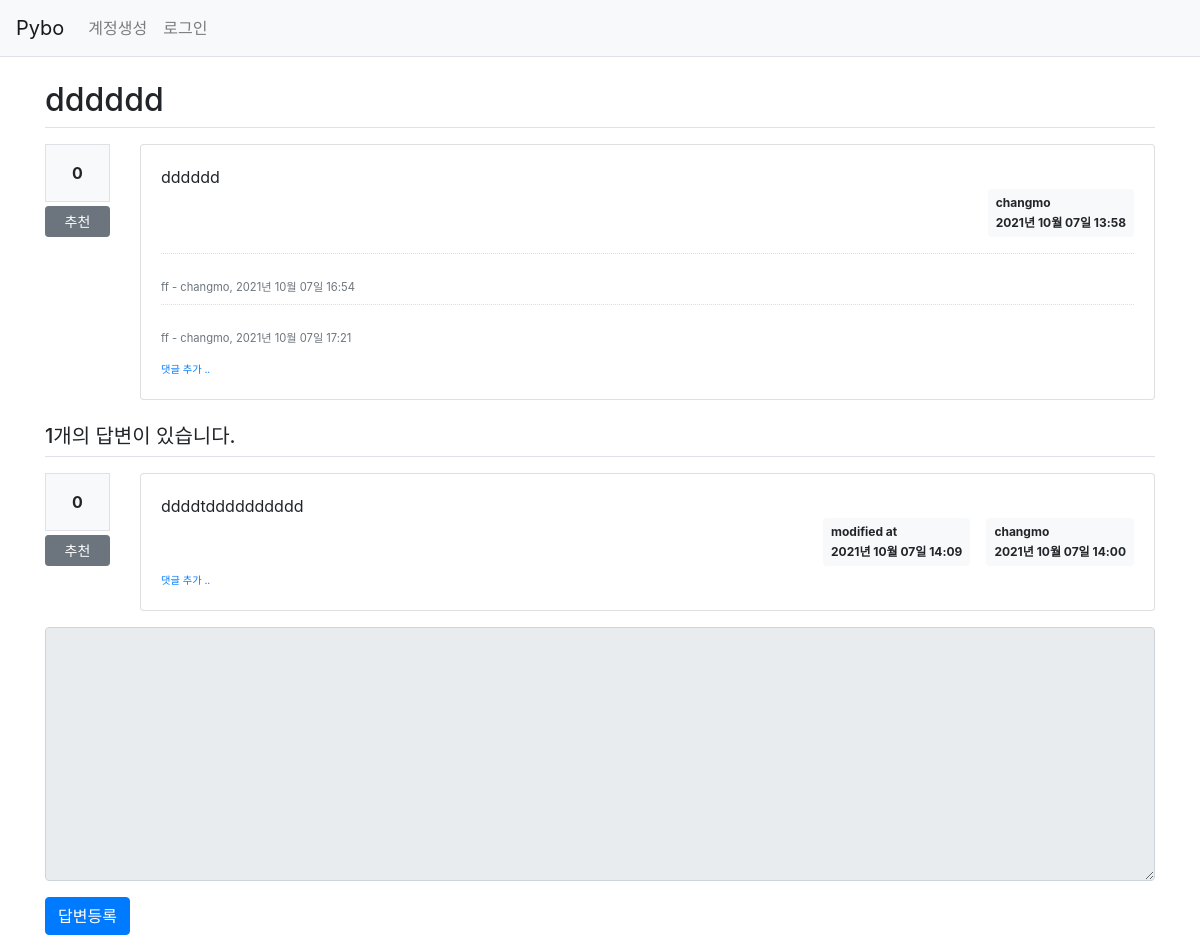
Screenshot of /question/detail/2/ with the database file from the repository.
### pybo/models.py (models this page shows)
class Question(db.Model):
    id = db.Column(db.Integer, primary_key=True)
    subject = db.Column(db.String(200), nullable=False)
    content = db.Column(db.Text(), nullable=False)
    create_date = db.Column(db.DateTime(), nullable=False)
    user_id = db.Column(
        db.Integer, db.ForeignKey("user.id", ondelete="CASCADE"), nullable=False
    )
    user = db.relationship("User", backref=db.backref("question_set"))
    modify_date = db.Column(db.DateTime(), nullable=True)
    voter = db.relationship(
        "User", secondary=question_voter, backref=db.backref("question_voter_set")
    )

class User(db.Model):
    id = db.Column(db.Integer, primary_key=True)
    username = db.Column(db.String(150), unique=True, nullable=False)
    password = db.Column(db.String(200), nullable=False)
    email = db.Column(db.String(120), unique=True, nullable=False)

class Comment(db.Model):
    id = db.Column(db.Integer, primary_key=True)
    user_id = db.Column(
        db.Integer, db.ForeignKey("user.id", ondelete="CASCADE"), nullable=False
    )
    user = db.relationship("User", backref=db.backref("comment_set"))
    content = db.Column(db.Text(), nullable=False)
    create_date = db.Column(db.DateTime(), nullable=False)
    modify_date = db.Column(db.DateTime())
    question_id = db.Column(
        db.Integer, db.ForeignKey("question.id", ondelete="CASCADE"), nullable=True
    )
    question = db.relationship("Question", backref=db.backref("comment_set"))
    answer_id = db.Column(
        db.Integer, db.ForeignKey("answer.id", ondelete="CASCADE"), nullable=True
    )
    answer = db.relationship("Answer", backref=db.backref("comment_set"))

class Answer(db.Model):
    id = db.Column(db.Integer, primary_key=True)
    question_id = db.Column(
        db.Integer, db.ForeignKey("question.id", ondelete="CASCADE")
    )
    question = db.relationship("Question", backref=db.backref("answer_set"))
    content = db.Column(db.Text(), nullable=False)
    create_date = db.Column(db.DateTime(), nullable=False)
    user_id = db.Column(
        db.Integer, db.ForeignKey("user.id", ondelete="CASCADE"), nullable=False
    )
    user = db.relationship("User", backref=db.backref("answer_set"))
    modify_date = db.Column(db.DateTime(), nullable=True)
    voter = db.relationship(
        "User", secondary=answer_voter, backref=db.backref("answer_voter_set")
    )

### pybo/views/question_views.py (the view)
@bp.route("/detail/<int:question_id>/")
def detail(question_id):
	form = AnswerForm()
	question = Question.query.get_or_404(question_id)
	return render_template('question/question_detail.html', question=question, form=form)

### pybo/forms.py
class AnswerForm(FlaskForm):
    content = TextAreaField(
        label="내용", validators=[DataRequired(message="내용은 필수입력 항목입니다.")]
    )

### pybo/filter.py (called while the page is built)
def format_datetime(value, fmt='%Y년 %m월 %d일 %H:%M'):
	return value.strftime(fmt)

### pybo/views/auth_views.py (called while the page is built)
@bp.before_app_request
def load_logged_in_user():
	user_id = session.get('user_id')
	if user_id is None:
		g.user = None
	else:
		g.user = User.query.get(user_id)

### pybo/templates/question/question_detail.html (shortened to what this page needs)
{% extends 'base.html' %}
{% block content %}
<div class="container my-3">
    <h2 class="border-bottom py-2">{{ question.subject }}</h2>
    <div class="row my-3">
        <div class="col-1">
            <div class="bg-light text-center p-3 border font-weight-bolder mb-1">{{ question.voter|length }}</div>
            <a href="#" data-uri="{{ url_for('vote.question', question_id=question.id) }}"
               class="recommend btn btn-sm btn-secondary btn-block my-1">추천</a>
        </div>
        <div class="col-11">
            <div class="card">
                <div class="card-body">
                    <div class="card-text" style="white-space: pre-line;">{{ question.content }}</div>
                    <div class="d-flex justify-content-end">
                        <div class="badge badge-light p-2 text-left">
                            <div class="mb-2">{{ question.user.username }}</div>
                            <div>{{ question.create_date|datetime }}</div>
                        </div>
                    </div>
                    {% if question.comment_set|length > 0 %}
                    <div class="mt-3">
                    {% for comment in question.comment_set %}
                        <div class="comment py-2 text-muted">
                            <span style="white-space: pre-line;">{{ comment.content }}</span>
                            <span>
                                - {{ comment.user.username }}, {{ comment.create_date|datetime }}
                            </span>
                        </div>
                    {% endfor %}
                    </div>
                    {% endif %}
                    <div>
                        <a href="{{ url_for('comment.create_question', question_id=question.id) }}"
                           class="small"><small>댓글 추가 ..</small></a>
                    </div>
                </div>
            </div>
        </div>
    </div>
    <h5 class="border-bottom my-3 py-2">{{ question.answer_set|length }}개의 답변이 있습니다.</h5>
    {% for answer in question.answer_set %}
    <div class="row my-3">
        <div class="col-1">
            <div class="bg-light text-center p-3 border font-weight-bolder mb-1">{{ answer.voter|length }}</div>
            <a href="#" data-uri="{{ url_for('vote.answer', answer_id=answer.id) }}"
                class="recommend btn btn-sm btn-secondary btn-block my-1">추천</a>
        </div>
        <div class="col-11">
            <div class="card">
                <div class="card-body">
                    <div class="card-text" style="white-space: pre-line;">{{ answer.content }}</div>
                    <div class="d-flex justify-content-end">
                        {% if answer.modify_date %}
                        <div class="badge badge-light p-2 text-left mx-3">
                            <div class="mb-2">modified at</div>
                            <div>{{ answer.modify_date|datetime }}</div>
                        </div>
                        {% endif %}
                        <div class="badge badge-light p-2 text-left">
                            <div class="mb-2">{{ answer.user.username }}</div>
                            <div>{{ answer.create_date|datetime }}</div>
                        </div>
                    </div>
                    <div>
                        <a href="{{ url_for('comment.create_answer', answer_id=answer.id) }}"
                           class="small"><small>댓글 추가 ..</small></a>
                    </div>
                </div>
            </div>
        </div>
    </div>
    {% endfor %}
    <form action="{{ url_for('answer.create', question_id=question.id) }}" method="post" class="my-3">
        <div class="form-group">
            <textarea {% if not g.user %}disabled{% endif %}
                    name="content" id="content" class="form-control" rows="10"></textarea>
        </div>
        <input type="submit" value="답변등록" class="btn btn-primary">
    </form>
</div>
{% endblock %}

### pybo/static/style.css (style rules this page uses)
.comment { border-top:dotted 1px #ddd; font-size:0.7em; }

### rows the page displays
Question: subject "dddddd", content "dddddd", create_date "2021년 10월 07일 13:58"
User: user.username "changmo"
Comment: content "ff", user.username "changmo", create_date "2021년 10월 07일 16:54"
Comment: content "ff", user.username "changmo", create_date "2021년 10월 07일 17:21"
Answer: voter|length "0", content "ddddtdddddddddd", modify_date "2021년 10월 07일 14:09", user.username "changmo", create_date "2021년 10월 07일 14:00"

### other values shown
{{ question.voter|length }} "0"
{{ question.answer_set|length }} "1"
